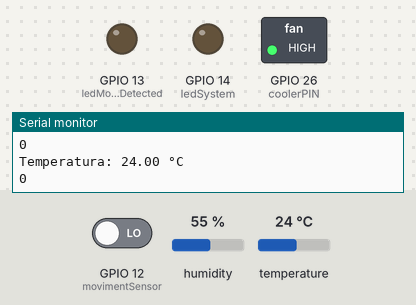
Bench run of a sketch on a simulated ESP32. Shown: switched loads named in the sketch (green lamp = pin HIGH), output pins drawn as LEDs (lit = HIGH), the last lines printed to the serial monitor. Dashed ring = blinking. The test bench sets the inputs (shaded band); at power-on: GPIO 12 (movimentSensor) LOW, temperature 24 °C, humidity 55 %.

Above: at 2.8 s.
2.9 s: GPIO 12 (movimentSensor) driven HIGH
At 3.9 s:
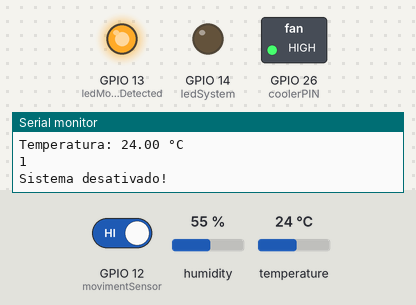
4.5 s: temperature set to 29 °C
7.2 s: temperature set to 32 °C
At 8.9 s:
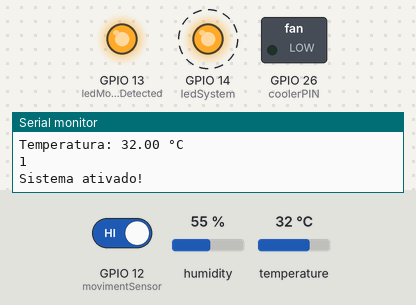
13.2 s: temperature set to 12 °C
At 13.2 s:
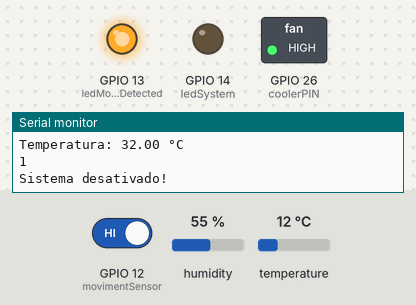
14.7 s: temperature set to 33 °C
At 17.5 s:
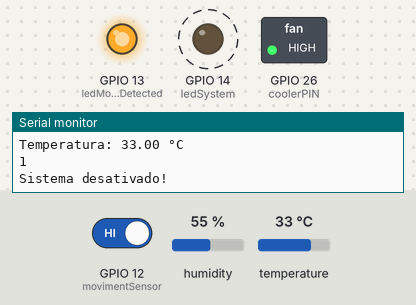
20.7 s: GPIO 12 (movimentSensor) driven LOW
At 22.3 s:
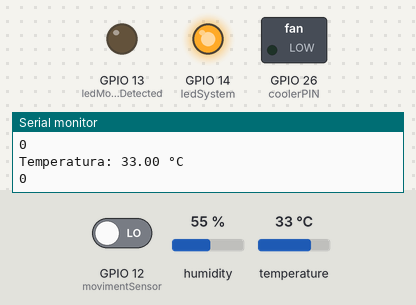
Timing chart, 0 to 23.7 s (numbered marks = the images above; inputs shaded):
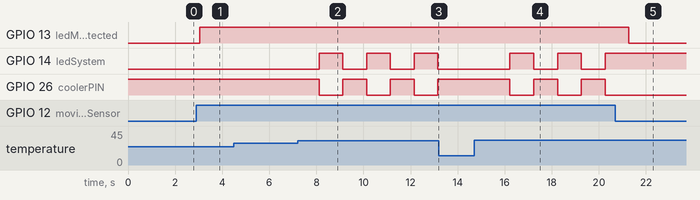

The sketch:

ProjetoIntegrador.ino
```cpp
#include <DHT.h>

//definir o pino conectado ao DHT11
#define DHT_PIN 27

//definir o tipo de sensor como DHT11
#define DHT_TYPE DHT11

// este cooler tem lógica invertida, então fica ativo no estado "LOW"
#define coolerPIN 26

//sensor de movimento
#define movimentSensor 12

//led de detecção de movimento
#define ledMovimentDetected 13

//led de sistema ativo
#define ledSystem 14

DHT dht(DHT_PIN, DHT_TYPE);

//estados iniciais
int systemState = LOW;
int sensorState = 0;


//função que ligará o sistema
  void ligar() {
      Serial.println("Sistema ativado!");
      digitalWrite(coolerPIN, LOW);
      digitalWrite(ledSystem, HIGH);
      // delay(1000);
      systemState = HIGH; // registra o sistema como ativo
  }


//função que desligará o sistema
  void desligar() {
      Serial.println("Sistema desativado!");
      digitalWrite(coolerPIN, HIGH);
      digitalWrite(ledSystem, LOW);
      // delay(1000);
      systemState = LOW; // registra o sistema como desativado
  }

void setup() {

  pinMode(ledMovimentDetected, OUTPUT);
  pinMode(ledSystem, OUTPUT);
  pinMode(movimentSensor, INPUT);
  pinMode(coolerPIN, OUTPUT);
  digitalWrite(coolerPIN, HIGH);

  Serial.begin(9600);
  dht.begin();
}

void loop() {

  // INICIO SENSOR DE TEMPERATURA
  float temperature = dht.readTemperature();

  if(isnan(temperature)) {
    Serial.println("Erro na leitura do sensor de temperatura e umidade");
  } else {
    Serial.print("Temperatura: ");
    Serial.print(temperature);
    Serial.println(" °C");
  };
  // FIM SENSOR DE TEMPERATURA


  sensorState = digitalRead(movimentSensor);
  Serial.println(sensorState);


  if(sensorState == HIGH) {
    digitalWrite(ledMovimentDetected, HIGH);

    if (systemState == LOW && temperature > 30) {
      ligar();
    } else {
      desligar();
    }
  }
    else {
        digitalWrite(ledMovimentDetected, LOW);
    }

  // condição de segurança do sistema para impedir que ele chegue a temperatura muito baixa enquanto ligado.
  if(temperature < 21) {
    desligar();
  }

  delay(1000);
}
```

Measured:
- the behaviour switches between 30 and 31 °C on temperature (found by bisection; images 1 and 2)
- after the input at 2.9 s, GPIO 13 (ledMovimentDetected): LOW → HIGH after 0.15 s
- after the input at 7.2 s, GPIO 14 (ledSystem), GPIO 26 (coolerPIN): alternates HIGH for 1.0 s and LOW for 1.0 s, starting after 0.92 s
- after the input at 13.2 s, GPIO 14 (ledSystem): stays LOW (without the input it goes to HIGH after 0.99 s); GPIO 26 (coolerPIN): stays HIGH (without the input it goes to LOW after 0.99 s)
- after the input at 14.7 s, GPIO 14 (ledSystem), GPIO 26 (coolerPIN): alternates HIGH for 1.0 s and LOW for 1.0 s, starting after 1.5 s
- after the input at 20.7 s, GPIO 13 (ledMovimentDetected): HIGH → LOW after 0.57 s; GPIO 14 (ledSystem): stays HIGH (without the input it goes to LOW after 0.57 s); GPIO 26 (coolerPIN): stays LOW (without the input it goes to HIGH after 0.57 s)
